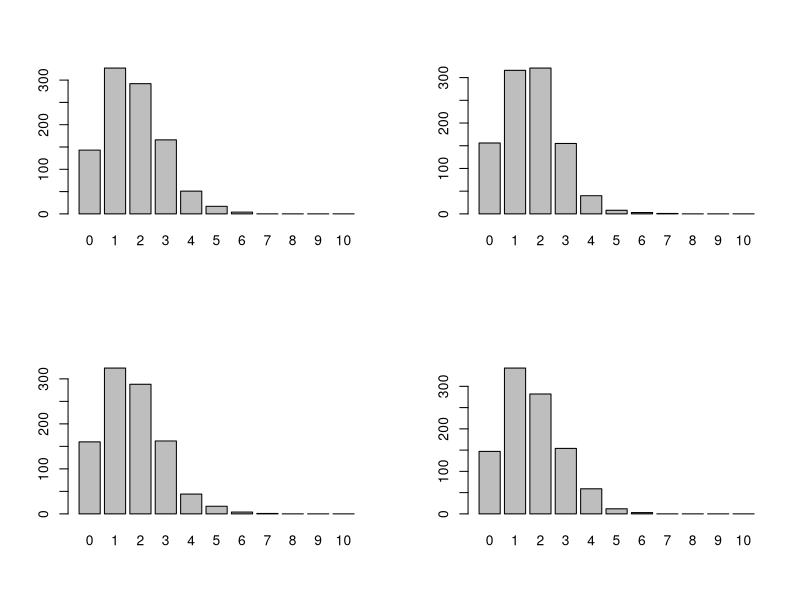
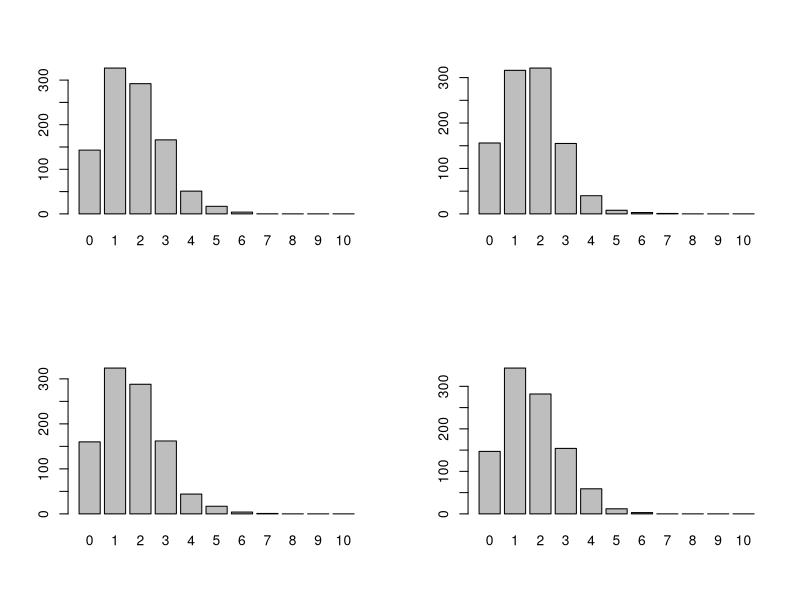

Generate these figures, in order, with R:
## ---- chunk 1
#| label = "setup",
#| include = FALSE
knitr::opts_chunk$set(echo = TRUE)
library(kableExtra)
## ---- chunk 2
#| echo = F
rm(list = ls())
## ---- chunk 3
fores <- 0:10
par( mfrow= c(2,2) )
for (i in 1:4) {
  set.seed(100*i)
  xilia_paixnidia <- rbinom(1000, size = 10, prob = 1 / 6)
  pin_syxn <- table(factor(xilia_paixnidia, levels=fores))
  barplot(pin_syxn, names.arg = fores)
}
## ---- chunk 4
dbinom(3, size=10, prob=1/6)
dbinom(4, size=10, prob=1/6) 
## ---- chunk 5
#| eval = F
fores <- 0:10
par( mfrow= c(2,2) )
for (i in 1:4) {
  set.seed(100*i)
  xilia_paixnidia <- rbinom(1000, size = 10, prob = 1 / 6)
  pin_syxn <- table(factor(xilia_paixnidia, levels=fores))
  barplot(pin_syxn, names.arg = fores)
}
dbinom(3, size=10, prob=1/6)
dbinom(4, size=10, prob=1/6)
